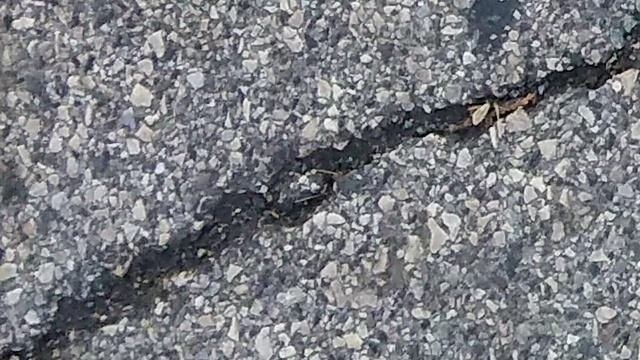
#> input picture test/test1.jpg, 640 x 360 px, given in place of test4.jpg, which was not available
$ python Ehist.py
#> lines starting #> are read from the running program, lines starting #| are printed output that depends on the picture; after the words box and inside, x2 and y2 are one past the last pixel; in counts of white or black regions, pixels touching at a corner belong together; pictures that were not available may be replaced by others from this repository, and a replacement may not be noted
import cv2
import matplotlib.pyplot as plt
import numpy as np

# 定义matshow方法
from mrcnn.config import Config


def matshow(title='image', image=None, gray=False):
    if isinstance(image, np.ndarray):
        if len(image.shape) == 2:
            pass
        elif gray:
            # 转换成GRAY格式
            image = cv2.cvtColor(image, cv2.COLOR_BGR2GRAY)
        else:
            # 图片默认BGR通道，将突破转换成RGB
            image = cv2.cvtColor(image, cv2.COLOR_BGR2RGB)
            # 使用这种方式显示图片可能会导致图片显示畸形
            # cv2.imshow('image', image)
    plt.figure()

    # 载入图像
    plt.imshow(image, cmap="gray")

    # 设置标题
    plt.title(title)

    plt.show()


if __name__ == '__main__':
    name = 'test4'
    # 读取灰度图
    im = cv2.imread(f'test/{name}.jpg', 0)
#> im: shape (360, 640); min 0, max 255, mean 126
    mask = cv2.imread(f'test/{name}.png', 0)
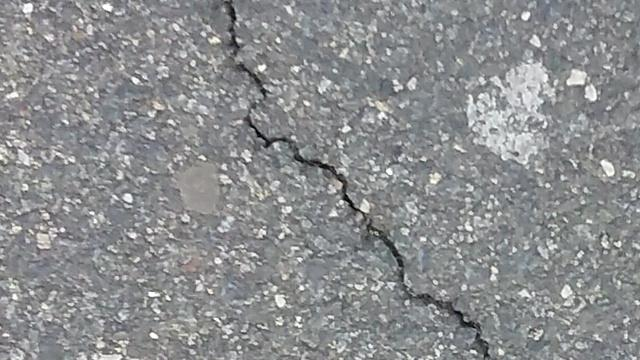
#> input picture test/test10.jpg, 640 x 360 px, given in place of test4.png, which was not available
#> mask: shape (360, 640); min 0, max 255, mean 141.1
    height, width = im.shape[:2]
#> height = 360; width = 640
    # 高斯滤波后再采用Otsu阈值
    core_size = np.min([height, width]) // Config.GaussianBlurFactor * 2 + 1
#> core_size = 15

    # 读取彩色图
    # im = cv2.imread(f'test/{name}.jpg', 1)
    matshow('im', im)
    matshow('mask', mask)

    # 绘制直方图
    plt.hist(im.ravel(), 256, [0, 256])
    plt.show()
#> figure, not shown here; tallest bar 1991 high, from x = 104 to 105

    # 均衡化处理
    im_equ1 = cv2.equalizeHist(im)
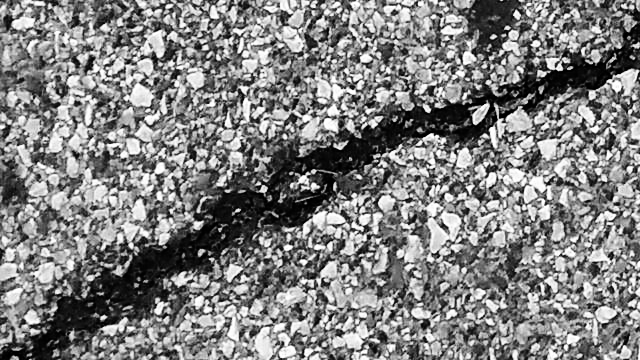
#> im_equ1: shape (360, 640); min 0, max 255, mean 128.2
    matshow('im_equ1', im_equ1)


    blur = cv2.GaussianBlur(im, (core_size, core_size), 0)
    matshow('blur1', blur)

    ret1, th1 = cv2.threshold(blur, 0, 255, cv2.THRESH_BINARY + cv2.THRESH_OTSU)
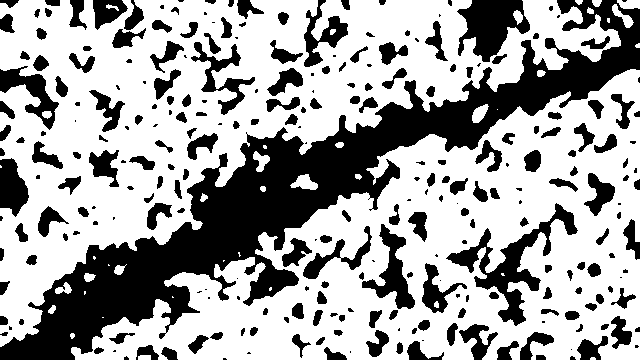
#> th1: shape (360, 640); 64.8% white; 271 black regions (75 under 20 px), largest, box (x1, y1, x2, y2) and area: (0, 0, 640, 360) 42297, (446, 203, 578, 326) 3595, (457, 0, 530, 62) 2644
#> ret1 = 118
    matshow('th1', th1)

    blur2 = cv2.GaussianBlur(im_equ1, (core_size, core_size), 0)
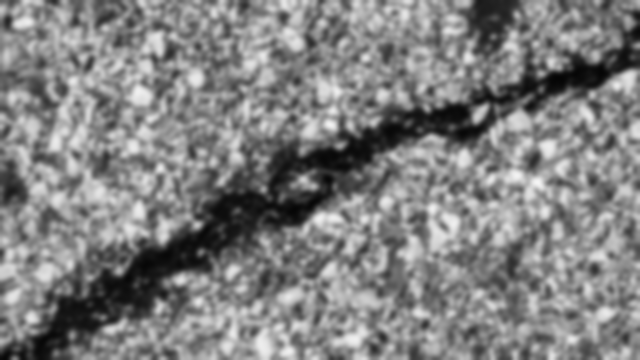
#> blur2: shape (360, 640); min 5, max 245, mean 128.2
    matshow('blur2', blur2)

    ret1, th2 = cv2.threshold(blur2, 0, 255, cv2.THRESH_BINARY + cv2.THRESH_OTSU)
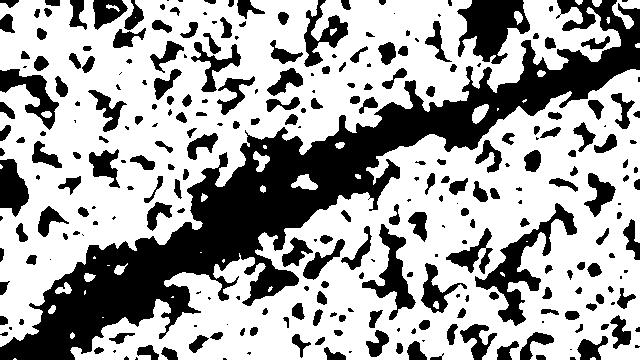
#> th2: shape (360, 640); 64.5% white; 281 black regions (76 under 20 px), largest, box (x1, y1, x2, y2) and area: (0, 0, 640, 360) 42226, (475, 203, 577, 326) 2827, (457, 0, 530, 64) 2772
#> ret1 = 116
    matshow('th2', th2)

    ret1, th3 = cv2.threshold(im_equ1, 0, 255, cv2.THRESH_BINARY + cv2.THRESH_OTSU)
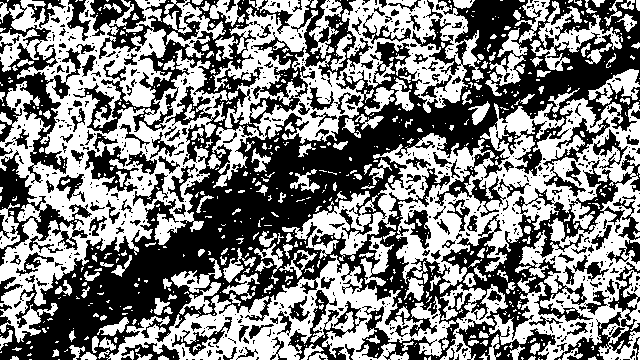
#> th3: shape (360, 640); 50.2% white; 717 black regions (552 under 20 px), largest, box (x1, y1, x2, y2) and area: (0, 0, 640, 360) 82194, (0, 0, 81, 184) 4216, (0, 150, 92, 266) 2742
#> ret1 = 127
    matshow('th3', th3)
    # cv2.imwrite(f'./test/Ehist_{name}.jpg', im_equ1, [int(cv2.IMWRITE_JPEG_QUALITY), 70])

    # 绘制均衡化处理的直方图
    plt.hist(im_equ1.ravel(), 256, [0, 256])
    plt.show()
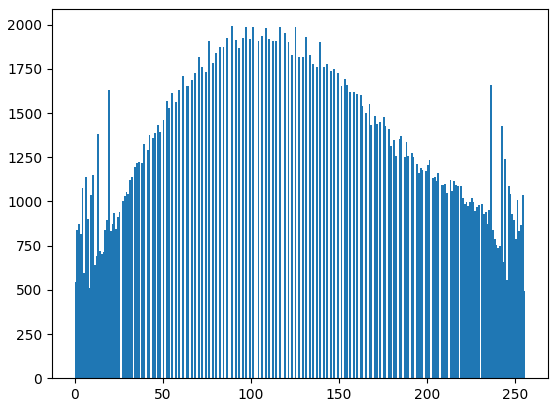
#> figure drawn by matplotlib, 1 panel; tallest bar 1991 high, from x = 89 to 90
